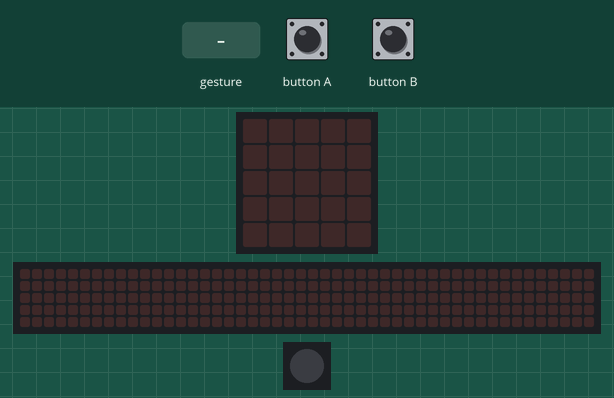
This program was run on a simulated Calliope mini (MakeCode). Parts: the board's 5×5 LED display, a strip that is not on the board, showing the scrolling text unrolled, 1 RGB LEDs in strip order, left to right. The test bench sets the inputs (shaded band). A tilt is held for 1.5 s and a shake lasts 1 s, then the board lies face up again; the 48×5 strip is a reading aid, not a part: it shows the text the display is scrolling, unrolled, one strip-width of it at a time.

Above: at 1.2 s.
1.3 s: button A pressed for 0.15 s
At 1.52 s:
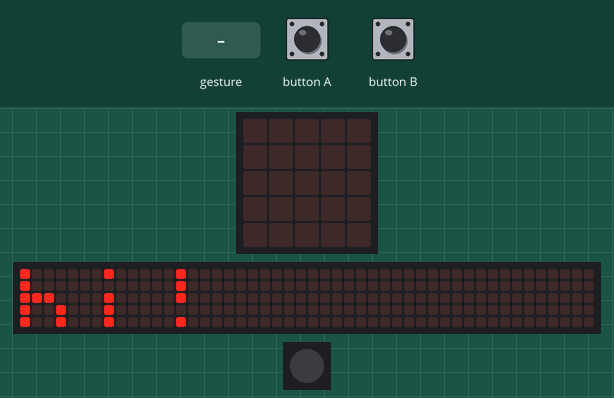
4.3 s: button B pressed for 0.15 s
At 5.3 s:
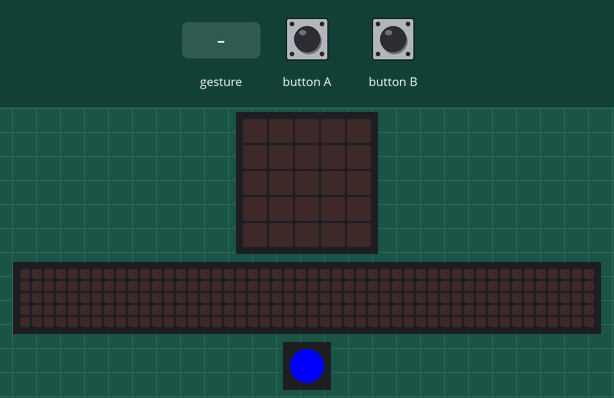
6.5 s: gesture 'shake'
At 7.2 s:
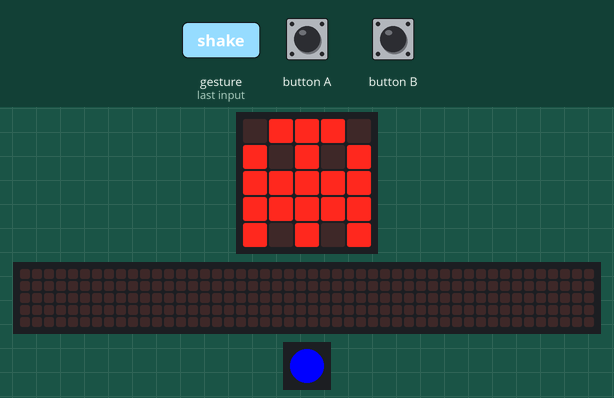
8.2 s: button A pressed for 0.15 s
At 11.8 s:
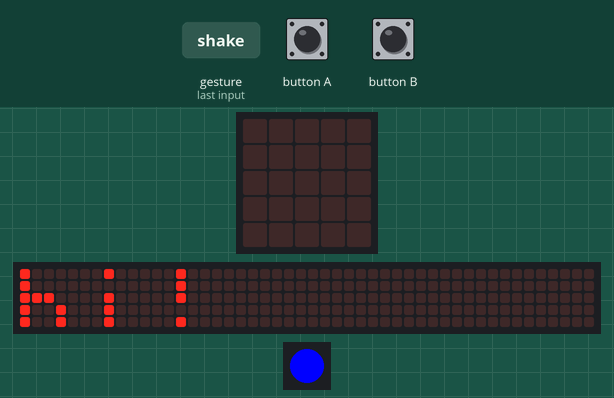
Timing chart, 0 to 12.2 s (numbered marks = the images above; inputs shaded):
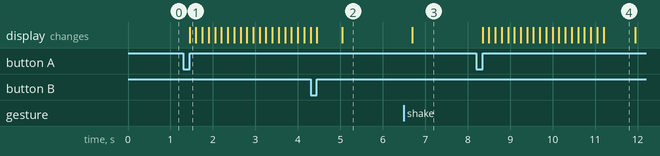

Measured:
- after the input at 1.3 s, the display: changes after 0.15 s (image 1)
- after the input at 6.5 s, the display: changes after 0.20 s (image 3)
- after the input at 8.2 s, the display: first changes after 0.15 s (image 4 shows a later state)
- what the display in image 4 shows lasts 0.8 s, from 11.2 s to 12.0 s

The program:

main.ts
```typescript
input.onButtonPressed(Button.A, function () {
    basic.showString("hi!")
})
input.onGesture(Gesture.Shake, function () {
    basic.showIcon(IconNames.Ghost)
})
input.onButtonPressed(Button.B, function () {
    basic.setLedColor(0x0000ff)
})
basic.forever(function () {

})
```

test.ts
```typescript
// Hier kann man Tests durchführen; diese Datei wird nicht kompiliert, wenn dieses Paket als Erweiterung verwendet wird.
```
